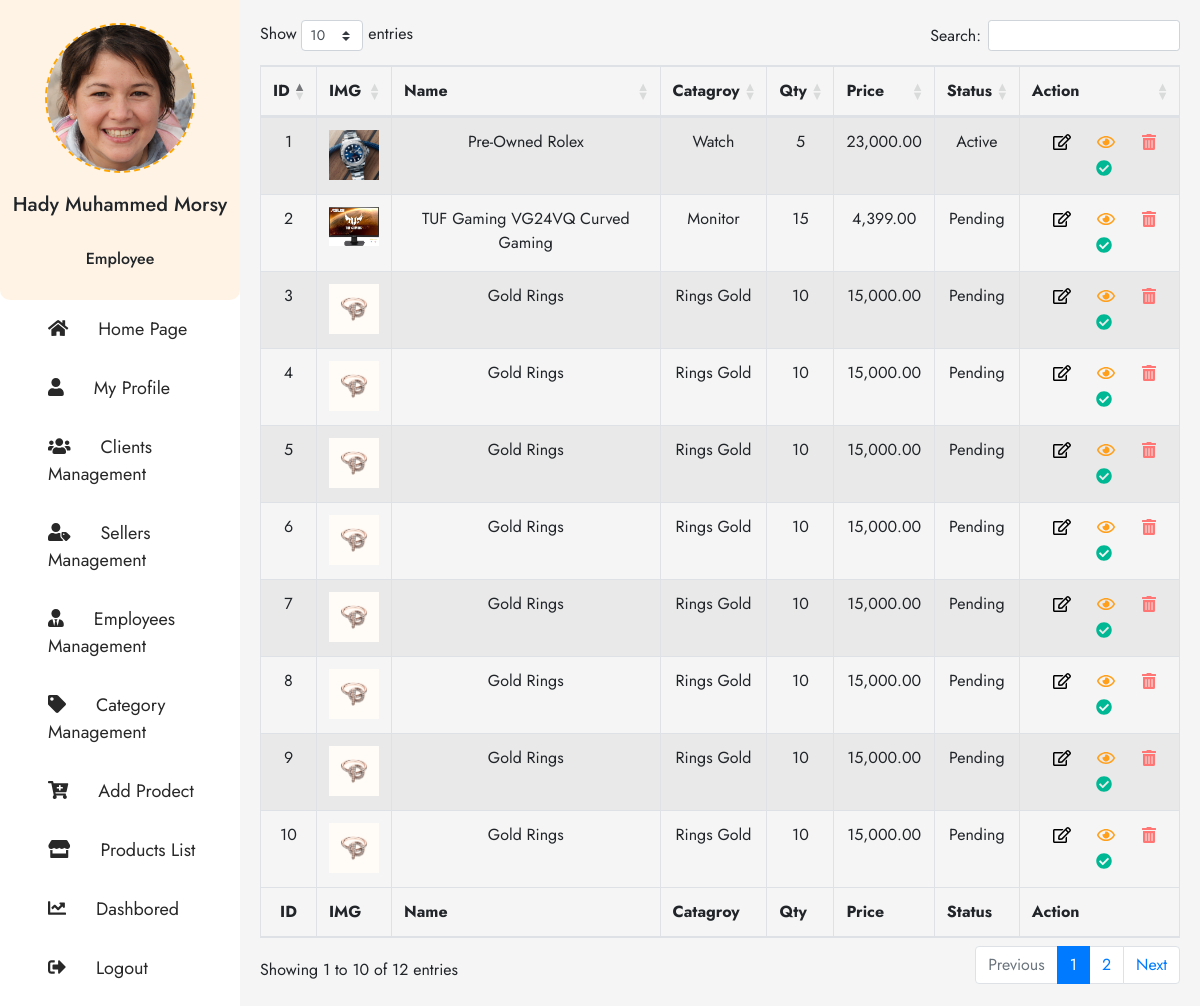
Page /Products-List.php (signed in) on the committed database.
### tables this page shows
CREATE TABLE `ha_products` (
  `HA_P_ID` bigint(20) UNSIGNED NOT NULL,
  `HA_P_Name` varchar(255) NOT NULL,
  `HA_P_Price` varchar(255) NOT NULL,
  `HA_P_Description` text NOT NULL,
  `HA_P_Category_ID` varchar(255) NOT NULL,
  `HA_P_Qty` varchar(255) NOT NULL,
  `HA_P_Alert_Qty` varchar(255) NOT NULL,
  `HA_P_Brand` varchar(255) NOT NULL,
  `HA_P_Available_From_Date` varchar(255) NOT NULL,
  `HA_P_Date_Created` varchar(255) NOT NULL,
  `HA_P_Time_Created` varchar(255) NOT NULL,
  `HA_P_User_ID_Created` varchar(255) NOT NULL,
  `HA_P_Status` varchar(255) NOT NULL
);

CREATE TABLE `ha_category_list` (
  `HA_C_L_ID` bigint(20) UNSIGNED NOT NULL,
  `HA_C_L_Category_Name` varchar(255) NOT NULL,
  `HA_C_L_Parent_ID` varchar(255) NOT NULL,
  `HA_C_L_Status` varchar(255) NOT NULL,
  `HA_C_L_Count_Products` varchar(255) NOT NULL,
  `HA_C_L_Count_Sales` varchar(255) NOT NULL,
  `HA_C_L_Count_Returns` varchar(255) NOT NULL,
  `HA_C_L_Date_Created` varchar(255) NOT NULL,
  `HA_C_L_Time_Created` varchar(255) NOT NULL,
  `HA_C_L_User_ID_Created` varchar(255) NOT NULL
);

### Datebase/DB_Products_List.php (called while the page is built, shortened)
<?php
    $SQL_Products_List = 'SELECT * FROM ha_products WHERE HA_P_Status = "Active" OR HA_P_Status = "Pending" ORDER BY HA_P_ID DESC ';
    $Result_Products_List = mysqli_query($Connection,$SQL_Products_List);
    $Count_Products_List  = mysqli_num_rows($Result_Products_List);
?>

### Website-Structure/Products-List-Body.php (the view, shortened to what this page needs)
<div class="right-All-Clients Dasbored-content">
    <table id="example" class="table table-striped table-bordered" style="width:100%;text-align: center;">
        <thead>
            <tr>
                <th>ID</th>
                <th>IMG</th>
                <th>Name</th>
                <th>Catagroy</th>
                <th>Qty</th>
                <th>Price</th>
                <th>Status</th>
                <th>Action</th>
            </tr>
        </thead>
        <tbody id="tbody">
            <?php
                    if ($Count_Products_List > 0) {
                        $id = 0;
                        while ($Rows = mysqli_fetch_array($Result_Products_List)) {
                            $SQL_Get_Category_Name = 'SELECT HA_C_L_Category_Name FROM ha_category_list WHERE HA_C_L_ID = "'.$Rows['HA_P_Category_ID'].'"';
                            $Result_Get_Category_Name = mysqli_query($Connection,$SQL_Get_Category_Name);
                            $Row_Get_Category_Name  = mysqli_fetch_array($Result_Get_Category_Name, MYSQLI_ASSOC);
                            $Path_Folder_Cover = 'IMG/Imges-Products/P_ID-'.$Rows['HA_P_ID'].'/P_ID-'.$Rows['HA_P_ID'].'-Cover';
                            $Cover_Img = scandir($Path_Folder_Cover);
                            $SQL_Get_Created_Info = 'SELECT HA_U_Username FROM ha_users WHERE HA_U_ID = "'.$Rows['HA_P_User_ID_Created'].'"';
                            $Result_Get_Created_Info= mysqli_query($Connection,$SQL_Get_Created_Info);
                            $Row_Get_Created_Info = mysqli_fetch_array($Result_Get_Created_Info, MYSQLI_ASSOC);
                            echo '
                                <tr class="t-body" >
                                    <td>'.$Rows['HA_P_ID'].'</td>
                                    <td class="IMG-DATABASE"><img src="'.$Path_Folder_Cover . '/' . $Cover_Img[2] . '" alt="Img"/></td>
                                    <td class="Username-Edit-Module">'.$Rows['HA_P_Name'].'</td>
                                    <td >'.$Row_Get_Category_Name['HA_C_L_Category_Name'].'</td>
                                    <td class="HA-P-Qty">'.$Rows['HA_P_Qty'].'</td>
                                    <td class="HA-P-Price">'. number_format($Rows['HA_P_Price'] , 2).'</td>
                                    <td class="HA-P-Status">'.$Rows['HA_P_Status'].'</td>
                                    <td style="display:none" class="HA-C-L-Category-Name">'.$Rows['HA_P_Category_ID'].'</td>
                                    <td style="display:none">'.$Rows['HA_P_Alert_Qty'].'</td>
                                    <td style="display:none">'.$Rows['HA_P_Brand'].'</td>
                                    <td style="display:none">'.$Rows['HA_P_Available_From_Date'].'</td>
                                    <td style="display:none">'.$Rows['HA_P_Date_Created'] . ' ' . $Rows['HA_P_Time_Created'] .'</td>
                                    <td style="display:none">'.$Row_Get_Created_Info['HA_U_Username'].'</td>
                                    <td style="display:none">'.$Rows['HA_P_Description'].'</td>
                                    <td class="last-Action">
                                    <button type ="button" class="Edit" data-module=".Edit-row" id="-T'.$id.'" onclick= "clickhere(this.id)"> <i class="far fa-edit"></i> </button>
                                    <button type ="button" class="View" data-module=".View-row" id="T'.$id.'" onclick= "clickhere(this.id)"> <i class="far fa-eye"></i> </button>
                                    <button type ="button" class="Trash" data-module=".question-delete-row" id="TD'.$id.'" onclick= "clickhere(this.id)"> <i class="fas fa-trash-alt"></i> </button>
                                    <button type ="button" class="Done" data-module=".Done-row" id="D'.$id.'" onclick= "clickhere(this.id)"> <i class="fas fa-check-circle"></i></button>
                                    </td>
                                </tr>
                            ';
                            $id += 1;
                        }
                    }
                ?>
        </tbody>
        <tfoot>
            <tr>
                <th>ID</th>
                <th>IMG</th>
                <th>Name</th>
                <th>Catagroy</th>
                <th>Qty</th>
                <th>Price</th>
                <th>Status</th>
                <th>Action</th>
            </tr>
        </tfoot>
    </table>
</div>

### Products-List.php (shortened to what this page needs)
<?php
    include('Datebase/Config.php');
    include('Datebase/DB_Products_List.php');
?>
<!DOCTYPE html>
<html lang="en">
<?php
    include ('Website-Structure/Header-Elemnts.php') ;
?>
    <link rel="stylesheet" href="https://cdnjs.cloudflare.com/ajax/libs/twitter-bootstrap/4.5.2/css/bootstrap.css">
    <link rel="stylesheet" href="https://cdn.datatables.net/1.11.2/css/dataTables.bootstrap4.min.css">
    <link rel="stylesheet" href="Framework/Fontawsome/css/all.css">
    <link rel="stylesheet" href="Font's/Kufi/Kufi-Font.css">
    <link rel="stylesheet" href="CSS-Files/H_A.css">
<body>
<div class="container-hady">
    <?php include ("Website-Structure/Dashbored-header.php"); ?>
    <?php include ("./Website-Structure/Products-List-Body.php"); ?>
</div>
</body>
</html>

### Website-Structure/Header-Elemnts.php (shortened to what this page needs)
<head>
</head>

### Website-Structure/Dashbored-header.php (shortened to what this page needs)
<aside>
    <div class="image-useres">
        <div class="image-user-content">
            <?php
                $Scan_Profile_Img = scandir('IMG/User-Profile-Picture/[User-ID='.$_SESSION['HA_U_ID'].']');
                if (count($Scan_Profile_Img) == 2) {
                    if ($_SESSION['HA_U_Gender'] == 'Male') {
                        $Profile_Img = 'IMG/User-Profile-Picture/[Defult-Profile-IMG]/IMG-Defult-Male.jpg';
                    }elseif ($_SESSION['HA_U_Gender'] == 'Female') {
                        $Profile_Img = 'IMG/User-Profile-Picture/[Defult-Profile-IMG]/IMG-Defult-Female.jpg';
                    }
                }else {
                    $Profile_Img =  'IMG/User-Profile-Picture/[User-ID='.$_SESSION['HA_U_ID'].']' . '/' . $Scan_Profile_Img[2];
                }
            echo '<img src = "'.$Profile_Img.'"/>';
            ?>
        </div>
        <?php echo '<h5>'.$_SESSION['User_First_Three_Names'].'</h5>';?>
        <?php echo '<br><h6>'.$_SESSION['HA_U_User_Type'].'</h6>';?>
    </div>
    <ul class="list-of-dashbored">
        <li><a href="./" class="Projects"><i class="fas fa-home"></i>Home Page</a></li>
        <?php
        if (!empty($_SESSION)) {
            echo '<li><a href="My-Profile-Setting" class="Edit-profile"><i class="fas fa-user" class="Edit-profile"></i>My Profile</a></li>';
        }
        ?>
        <?php
        if ($_SESSION['HA_U_P_Clients_Manager'] == 'Available') {
            echo '<li><a href="Clients-Manager" class="Clients"><i class="fas fa-users"></i>Clients Management</a></li>';
        }
        ?>
        <?php
        if ($_SESSION['HA_U_P_Seller_Manager'] == 'Available') {
            echo '<li><a href="Seller-Manager" class="Projects"><i class="fas fa-user-tag"></i>Sellers Management</a></li>';
        }
        ?>
        <?php
        if ($_SESSION['HA_U_P_Employee_Manager'] == 'Available') {
            echo '<li><a href="Employee-Manager" class="Employeres"><i class="fas  fa-user-tie"></i>Employees Management</a></li>';
        }
        ?>
        <?php
        if ($_SESSION['HA_U_P_Category_Manager'] == 'Available') {
            echo '<li><a href="Category-Management" class="Add Catogry"><i class="fas fa-tag"></i>Category Management</a></li>';
        }
        ?>
        <?php
        if ($_SESSION['HA_U_P_Add_Product'] == 'Available') {
            echo '<li><a href="Add-Product" class="Add Project"><i class="fas fa-cart-plus"></i>Add Prodect</a></li>';
        }
        ?>
        <?php
        if ($_SESSION['HA_U_P_Products_List'] == 'Available') {
            echo '<li><a href="Products-List" class="All-Products"><i class="fas fa-store"></i>Products List</a></li>';
        }
        ?>
        <li><a href="Dashboard-Details" class="Dashbored"><i class="fas fa-chart-line"></i>Dashbored</a></li>
        <li><a href="Logout" class="Add LogOut"><i class="fas fa-sign-out-alt"></i>Logout</a></li>
    </ul>
</aside>

### CSS-Files/H_A.css (style rules this page uses)
body { font-family: 'Jost', sans-serif; font-weight: 400; }
.Trash { color: #ff7675; }
.View { color: #ff9f1a; }
.Done { color: #00b894; }
.container-hady { width: 100%; height: 100%; display: flex; background-color: #f3f7fd; }
.container-hady aside { flex-basis: 20%; background-color: #fff; display: flex; flex-direction: column; }
.container-hady aside .image-useres { width: 100%; background-color: #fef3e5; height: 300px; border-bottom-left-radius: 10px; border-bottom-right-radius: 10px; display: flex; justify-content: center; align-items: center; flex-direction: column; }
.container-hady aside .image-useres .image-user-content { width: 150px; height: 150px; border-radius: 50%; border: 2px dashed orange; position: relative; margin-bottom: 20px; }
.container-hady aside .image-useres .image-user-content img { width: 100%; height: 100%; vertical-align: middle; position: absolute; border-radius: 50%; }
.container-hady aside ul { display: flex; margin: 0; padding: 0; }
.container-hady aside .list-of-dashbored { list-style: none; display: flex; flex-direction: column; width: 100%; }
.container-hady aside .list-of-dashbored li { padding: 1rem 1rem 1rem 3rem; }
.container-hady aside .list-of-dashbored li a { text-decoration: none; color: #282828; font-size: 18px; }
.container-hady aside .list-of-dashbored li a svg { margin-right: 30px; }
.container-hady .right-All-Clients { flex-basis: 80%; background-color: #f5f5f5; padding: 20px; }
.t-body td:first-child { text-align: center; }
tfoot tr th:first-child { text-align: center; }
.t-body td button { margin-left: 10px; border: none; outline: none; background-color: transparent; }
.IMG-DATABASE img { width: 50px; }

### rows in the picture
ha_products: HA_P_ID "10", HA_P_Name "Gold Rings", ha_category_list.HA_C_L_Category_Name "Rings Gold", HA_P_Qty "10", HA_P_Price "15,000.00", HA_P_Status "Pending"
ha_products: HA_P_ID "9", HA_P_Name "Gold Rings", ha_category_list.HA_C_L_Category_Name "Rings Gold", HA_P_Qty "10", HA_P_Price "15,000.00", HA_P_Status "Pending"
ha_products: HA_P_ID "8", HA_P_Name "Gold Rings", ha_category_list.HA_C_L_Category_Name "Rings Gold", HA_P_Qty "10", HA_P_Price "15,000.00", HA_P_Status "Pending"
ha_products: HA_P_ID "7", HA_P_Name "Gold Rings", ha_category_list.HA_C_L_Category_Name "Rings Gold", HA_P_Qty "10", HA_P_Price "15,000.00", HA_P_Status "Pending"
ha_products: HA_P_ID "6", HA_P_Name "Gold Rings", ha_category_list.HA_C_L_Category_Name "Rings Gold", HA_P_Qty "10", HA_P_Price "15,000.00", HA_P_Status "Pending"
ha_products: HA_P_ID "5", HA_P_Name "Gold Rings", ha_category_list.HA_C_L_Category_Name "Rings Gold", HA_P_Qty "10", HA_P_Price "15,000.00", HA_P_Status "Pending"
ha_products: HA_P_ID "4", HA_P_Name "Gold Rings", ha_category_list.HA_C_L_Category_Name "Rings Gold", HA_P_Qty "10", HA_P_Price "15,000.00", HA_P_Status "Pending"
ha_products: HA_P_ID "3", HA_P_Name "Gold Rings", ha_category_list.HA_C_L_Category_Name "Rings Gold", HA_P_Qty "10", HA_P_Price "15,000.00", HA_P_Status "Pending"
ha_products: HA_P_ID "2", shows a picture, HA_P_Name "TUF Gaming VG24VQ Curved Gaming", ha_category_list.HA_C_L_Category_Name "Monitor", HA_P_Qty "15", HA_P_Price "4,399.00", HA_P_Status "Pending"
ha_products: HA_P_ID "1", shows a picture, HA_P_Name "Pre-Owned Rolex", ha_category_list.HA_C_L_Category_Name "Watch", HA_P_Qty "5", HA_P_Price "23,000.00", HA_P_Status "Active"

### other values in the picture
$_SESSION['User_First_Three_Names'] "Hady Muhammed Morsy"
$_SESSION['HA_U_User_Type'] "Employee"
